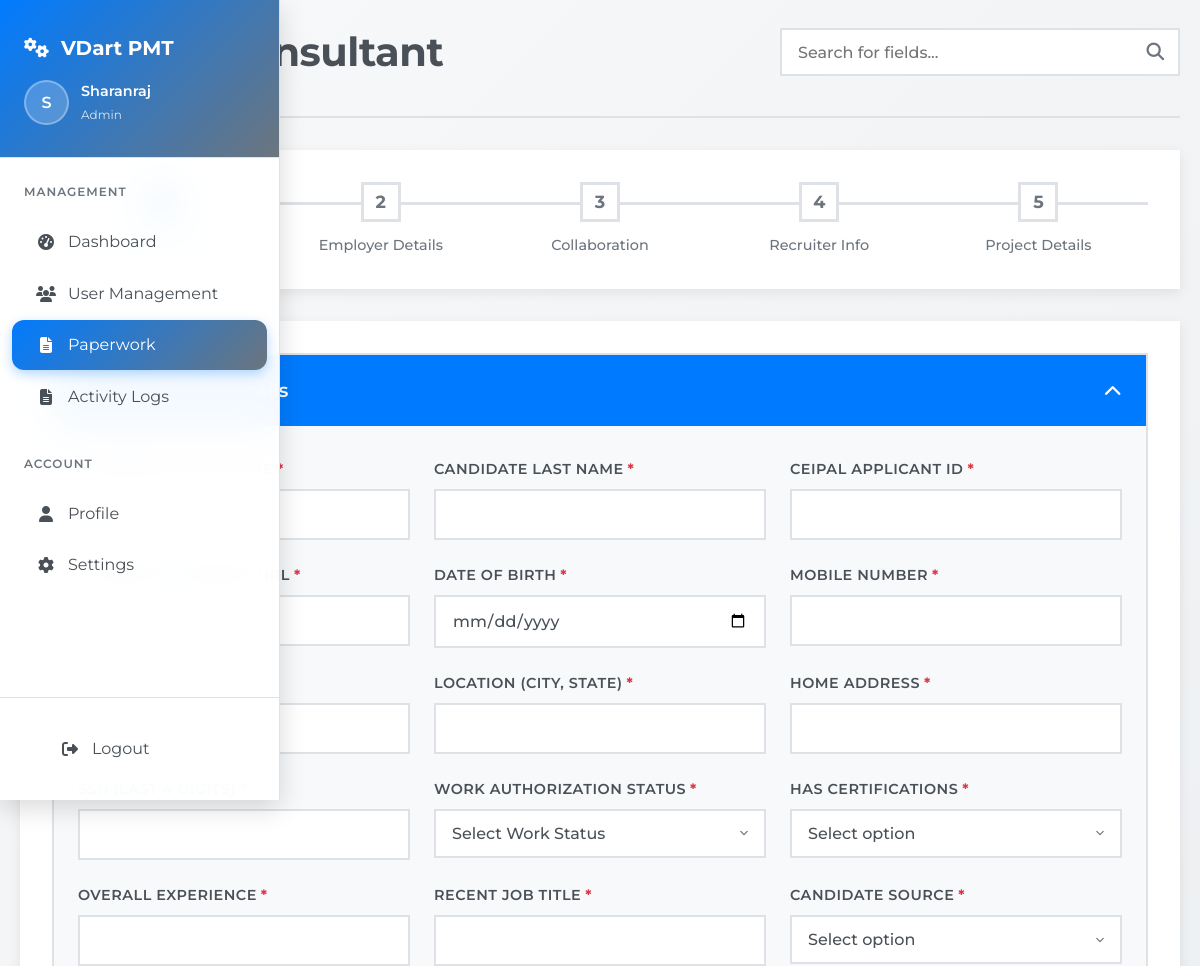
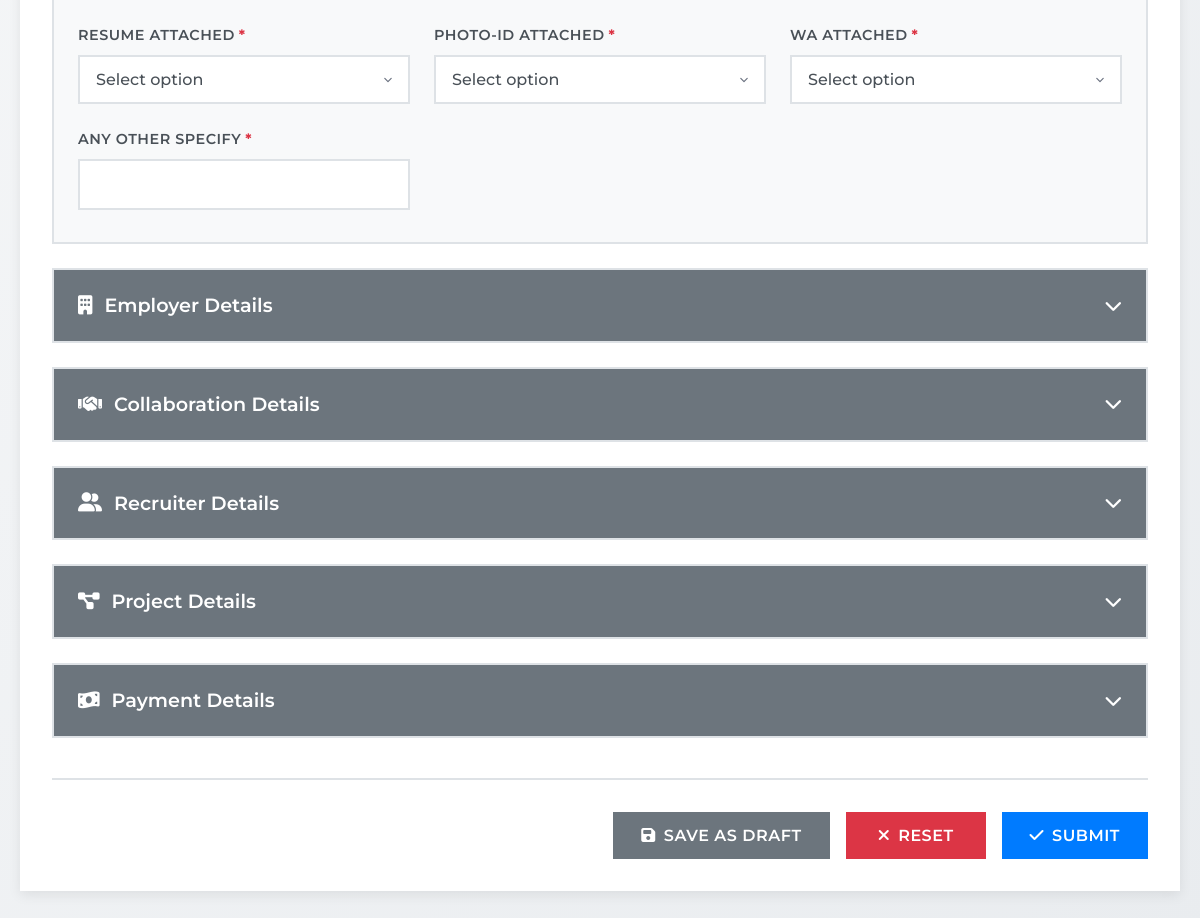
Screenshot of /paperwork.php (signed in) with the database file from the repository (2 pictures, top to bottom).
### tables this page shows
CREATE TABLE `users` (
  `id` int(11) NOT NULL,
  `name` varchar(150) NOT NULL,
  `email` varchar(150) NOT NULL,
  `password` varchar(50) NOT NULL,
  `role` varchar(100) NOT NULL DEFAULT 'User',
  `userwithempid` varchar(255) DEFAULT NULL,
  `department` varchar(100) DEFAULT NULL,
  `position` varchar(100) DEFAULT NULL,
  `status` enum('active','inactive','deleted') DEFAULT 'active',
  `created_at` datetime DEFAULT current_timestamp(),
  `updated_at` datetime DEFAULT NULL ON UPDATE current_timestamp(),
  `last_login` datetime DEFAULT NULL,
  `deleted_at` datetime DEFAULT NULL,
  `profile_image` varchar(255) DEFAULT NULL
);

### paperwork.php (the view, shortened to what this page needs)
<?php
require 'db.php';
$userEmail = $_SESSION['email'] ?? '';
$userQuery = "SELECT name, role FROM users WHERE email = ?";
$stmt = $conn->prepare($userQuery);
$stmt->bind_param("s", $userEmail);
$stmt->execute();
$result = $stmt->get_result();
if ($result->num_rows > 0) {
    $row = $result->fetch_assoc();
    $userName = $row['name'];
    $userRole = $row['role'];
} else {
    echo "User not found.";
    exit;
}
?>
<!DOCTYPE html>
<html lang="en">
<head>
    <link rel="stylesheet" href="https://cdnjs.cloudflare.com/ajax/libs/font-awesome/6.4.2/css/all.min.css">
</head>
<body>
<aside class="sidebar" id="sidebar">
    <div class="sidebar-header">
        <div class="sidebar-logo">
            <i class="fas fa-cogs"></i>
            <span>VDart PMT</span>
        </div>
        <div class="sidebar-user">
            <div class="sidebar-avatar">
                <?php echo substr($userName, 0, 1); ?>
            </div>
            <div class="sidebar-user-info">
                <div class="sidebar-user-name"><?php echo htmlspecialchars($userName); ?></div>
                <div class="sidebar-user-role"><?php echo htmlspecialchars($userRole); ?></div>
            </div>
        </div>
    </div>
    <nav class="sidebar-nav">
        <div class="sidebar-section">
            <div class="sidebar-section-title">Management</div>
            <a href="index.php" class="sidebar-item">
                <i class="fas fa-tachometer-alt"></i>
                <span>Dashboard</span>
            </a>
            <a href="usermanagement.php" class="sidebar-item">
                <i class="fas fa-users"></i>
                <span>User Management</span>
            </a>
            <a href="paperwork.php" class="sidebar-item active">
                <i class="fas fa-file-alt"></i>
                <span>Paperwork</span>
            </a>
            <a href="activitylogs.php" class="sidebar-item">
                <i class="fas fa-file-alt"></i>
                <span>Activity Logs</span>
            </a>
        </div>
        <div class="sidebar-section">
            <div class="sidebar-section-title">Account</div>
            <a href="profile.php" class="sidebar-item">
                <i class="fas fa-user"></i>
                <span>Profile</span>
            </a>
            <a href="dropdown_settings.php" class="sidebar-item">
                <i class="fas fa-cog"></i>
                <span>Settings</span>
            </a>
        </div>
    </nav>
    <div class="sidebar-footer">
        <a href="logout.php" class="sidebar-item text-danger">
            <i class="fas fa-sign-out-alt"></i>
            <span>Logout</span>
        </a>
    </div>
</aside>
    <div class="main" id="mainContent">
        <div class="topbar">
            <div class="heading-container">
                <h1 class="dashboard-heading">Add New Consultant</h1>
            </div>
            <div class="search">
                <input type="text" id="searchField" placeholder="Search for fields...">
                <i class="fas fa-search"></i>
            </div>
        </div>
        <div class="progress-container">
            <div class="progress-bar">
                <div class="progress-step active">
                    <div class="step-number">1</div>
                    <div class="step-label">Consultant Info</div>
                </div>
                <div class="progress-step">
                    <div class="step-number">2</div>
                    <div class="step-label">Employer Details</div>
                </div>
                <div class="progress-step">
                    <div class="step-number">3</div>
                    <div class="step-label">Collaboration</div>
                </div>
                <div class="progress-step">
                    <div class="step-number">4</div>
                    <div class="step-label">Recruiter Info</div>
                </div>
                <div class="progress-step">
                    <div class="step-number">5</div>
                    <div class="step-label">Project Details</div>
                </div>
            </div>
        </div>
        <div class="form-container">
            <form id="consultantForm" method="post" action="process_form.php">
                <div class="form-section">
                    <div class="section-header active" onclick="toggleSection(this)">
                        <h3><i class="fas fa-user-tie"></i> Consultant Details</h3>
                        <i class="fas fa-chevron-down"></i>
                    </div>
                    <div class="section-content active">
                        <div class="form-grid">
                            <div class="form-group">
                                <label class="required">Candidate First Name</label>
                            </div>
                            <div class="form-group">
                                <label class="required">Candidate Last Name</label>
                                <input type="text" class="form-control" name="clast_name" required>
                            </div>
                            <div class="form-group">
                                <label class="required">Ceipal Applicant ID</label>
                                <input type="number" class="form-control" name="ceipal_id" required>
                            </div>
                            <div class="form-group">
                                <label class="required">Candidate LinkedIn URL</label>
                            </div>
                            <div class="form-group">
                                <label class="required">Date of Birth</label>
                                <input type="date" class="form-control" name="cdob" required>
                            </div>
                            <div class="form-group">
                                <label class="required">Mobile Number</label>
                                <input type="number" class="form-control" name="cmobilenumber" required>
                            </div>
                            <div class="form-group">
                                <label class="required">Email</label>
                            </div>
                            <div class="form-group">
                                <label class="required">Location (city, state)</label>
                                <input type="text" class="form-control" name="clocation" required>
                            </div>
                            <div class="form-group">
                                <label class="required">Home Address</label>
                                <input type="text" class="form-control" name="chomeaddress" required>
                            </div>
                            <div class="form-group">
                                <label class="required">SSN (Last 4 digits)</label>
                                <input type="text" class="form-control" name="cssn" required>
                            </div>
                            <div class="form-group">
                                <label class="required">Work Authorization Status</label>
                                <select class="form-control" name="cwork_authorization_status" id="work-status" required>
                                    <option value="" disabled selected>Select Work Status</option>
                                </select>
                            </div>
                            <div class="form-group">
                                <label class="required">Has Certifications</label>
                                <select class="form-control" id="has_certifications" name="has_certifications" onchange="toggleCertificationsField()" required>
                                    <option value="" disabled selected>Select option</option>
                                </select>
                            </div>
                            <div class="form-group">
                                <label class="required">Overall Experience</label>
                                <input type="text" class="form-control" name="coverall_experience" required>
                            </div>
                            <div class="form-group">
                                <label class="required">Recent Job Title</label>
                                <input type="text" class="form-control" name="crecent_job_title" required>
                            </div>
                            <div class="form-group">
                                <label class="required">Candidate Source</label>
                                <select class="form-control" name="ccandidate_source" id="candidate_source" onchange="toggleOptions()" required>
                                    <option value="" disabled selected>Select option</option>
                                </select>
                            </div>
                            <div class="form-group">
                                <label class="required">Resume Attached</label>
                                <select class="form-control" name="cresume_attached" required>
                                    <option value="" disabled selected>Select option</option>
                                </select>
                            </div>
                            <div class="form-group">
                                <label class="required">Photo-ID Attached</label>
                                <select class="form-control" name="cphoto_id_attached" required>
                                    <option value="" disabled selected>Select option</option>
                                </select>
                            </div>
                            <div class="form-group">
                                <label class="required">WA Attached</label>
                                <select class="form-control" name="cwa_attached" required>
                                    <option value="" disabled selected>Select option</option>
                                </select>
                            </div>
                            <div class="form-group">
                                <label class="required">Any Other Specify</label>
                                <input type="text" class="form-control" name="cany_other_specify" required>
                            </div>
                        </div>
                    </div>
                </div>                        <input type="hidden" id="final_candidate_source_hidden" name="final_candidate_source" value="">
                <div class="form-section">
                    <div class="section-header" onclick="toggleSection(this)">
                        <h3><i class="fas fa-building"></i> Employer Details</h3>
                        <i class="fas fa-chevron-down"></i>
                    </div>
                </div>
                <div class="form-section">
                    <div class="section-header" onclick="toggleSection(this)">
                        <h3><i class="fas fa-handshake"></i> Collaboration Details</h3>
                        <i class="fas fa-chevron-down"></i>
                    </div>
                </div>
                <div class="form-section">
                    <div class="section-header" onclick="toggleSection(this)">
                        <h3><i class="fas fa-user-friends"></i> Recruiter Details</h3>
                        <i class="fas fa-chevron-down"></i>
                    </div>
                </div>
                <div class="form-section">
                    <div class="section-header" onclick="toggleSection(this)">
                        <h3><i class="fas fa-project-diagram"></i> Project Details</h3>
                        <i class="fas fa-chevron-down"></i>
                    </div>
                </div>
                <div class="form-section">
                    <div class="section-header" onclick="toggleSection(this)">
                        <h3><i class="fas fa-money-bill-wave"></i> Payment Details</h3>
                        <i class="fas fa-chevron-down"></i>
                    </div>
                </div>
                <div class="form-actions">
                    <button type="button" class="btn btn-secondary" id="saveAsDraft">
                        <i class="fas fa-save"></i> Save as Draft
                    </button>
                    <button type="reset" class="btn btn-danger">
                        <i class="fas fa-times"></i> Reset
                    </button>
                    <button type="submit" class="btn btn-primary">
                        <i class="fas fa-check"></i> Submit
                    </button>
                </div>
            </form>
        </div>
    </div>
    <link rel="stylesheet" href="https://cdn.jsdelivr.net/npm/sweetalert2@11/dist/sweetalert2.min.css">
</body>
</html>

### rows the page displays
users: name "S", name "Sharanraj", role "Admin"
